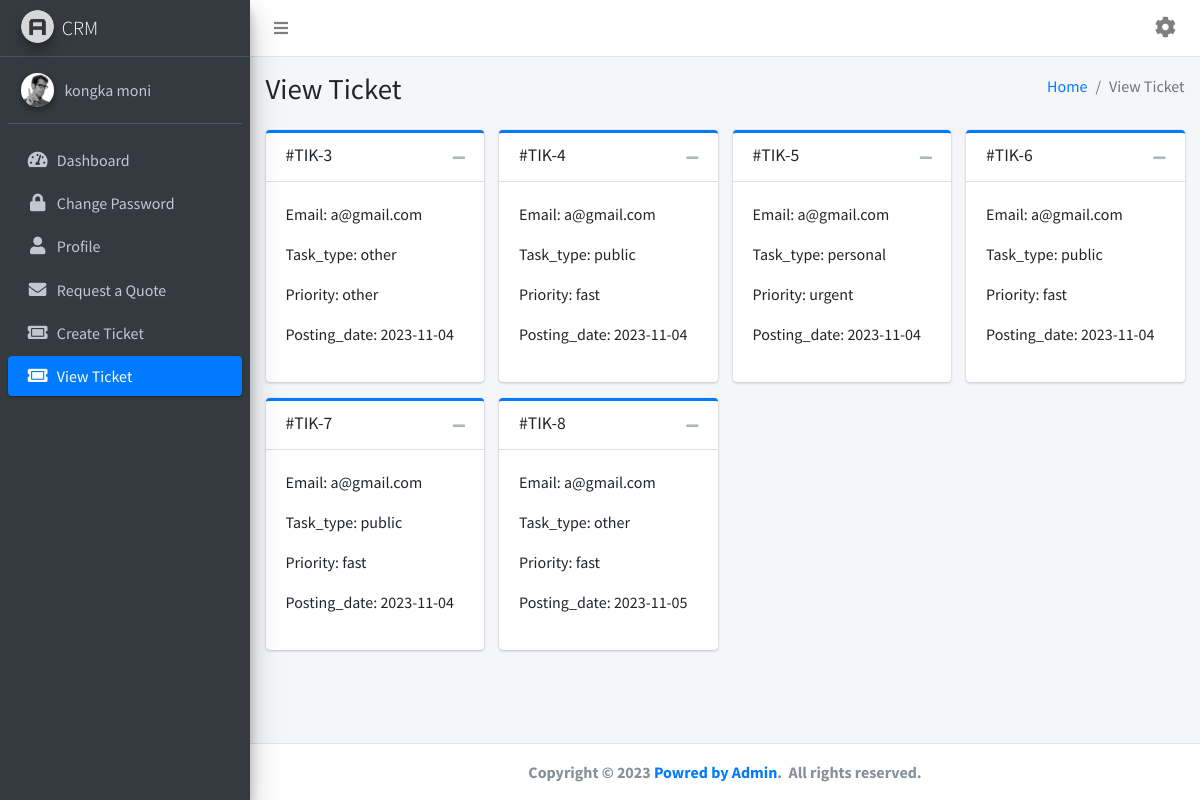
The page /view/user/view_ticket.php (signed in) on the database its author committed.
### tables this page shows
CREATE TABLE `user` (
  `id` int(11) NOT NULL,
  `name` varchar(255) NOT NULL,
  `email` varchar(255) NOT NULL,
  `password` varchar(255) NOT NULL,
  `mobile` varchar(255) NOT NULL,
  `gender` varchar(255) NOT NULL,
  `address` varchar(255) NOT NULL,
  `status` int(10) NOT NULL
);

CREATE TABLE `ticket` (
  `id` int(11) NOT NULL,
  `email` varchar(255) NOT NULL,
  `subject` varchar(255) NOT NULL,
  `task_type` varchar(255) NOT NULL,
  `priority` varchar(255) NOT NULL,
  `status` varchar(255) NOT NULL,
  `admin_remark` varchar(255) NOT NULL,
  `posting_date` varchar(255) NOT NULL DEFAULT current_timestamp(),
  `admin_remark_date` timestamp NOT NULL DEFAULT current_timestamp() ON UPDATE current_timestamp()
);

### view/user/view_ticket.php (the view, shortened to what this page needs)
<?php
$pageTitle = "View  Ticket";
?>
<section class="content">
  <div class="container-fluid">
  <div class="row">
<?php
require_once "../../config/connection.php";
$select_ticket_query = "SELECT * FROM `ticket`";
$select_ticket_query_run = mysqli_query($con, $select_ticket_query);
while($row = mysqli_fetch_assoc($select_ticket_query_run)){
?>
      <div class="col-md-3">
        <div class="card card-outline card-primary">
          <div class="card-header">
            <h3 class="card-title">#TIK-<?=$row['id'] ?></h3>
            <div class="card-tools">
              <button type="button" class="btn btn-tool" data-card-widget="collapse">
                <i class="fas fa-minus"></i>
              </button>
            </div>
          </div>
          <div class="card-body">
            <p>Email: <?=$row['email'] ?></p>
            <p>Task_type: <?=$row['task_type'] ?></p>
            <p>Priority: <?=$row['priority'] ?></p>
            <p>Posting_date: <?=$row['posting_date'] ?></p>
          </div>
        </div>
      </div>
       <?php  } ?>
       </div>
  </div>
</section>
      <?php
$content = ob_get_clean();
require_once "master.php";
?>

### view/user/master.php (shortened to what this page needs)
<div class="wrapper">
        <?php require_once "../includes/user/navbar.php" ?>
        <?php require_once "../includes/user/asidebar.php" ?>
        <div class="content-wrapper">
        <?php require_once "../includes/breadcrumb.php" ?>
            <?= $content; ?>
        </div>
    </div>
<?php
$main = ob_get_clean();
require_once "../layout.php";
?>

### view/includes/user/navbar.php (shortened to what this page needs)
<nav class="main-header navbar navbar-expand navbar-white navbar-light">
  <ul class="navbar-nav">
    <li class="nav-item">
      <a class="nav-link" data-widget="pushmenu" href="#" role="button"><i class="fas fa-bars"></i></a>
    </li>
  </ul>
  <ul class="navbar-nav ml-auto">
    <li class="nav-item dropdown">
      <a class="nav-link" data-toggle="dropdown" href="#">
        <i class="fas fa-cog fa-lg"></i>
      </a>
    </li>
  </ul>
</nav>

### view/includes/user/asidebar.php (shortened to what this page needs)
<?php
$user_email =  $_SESSION['user_email'] ;
require_once "../../config/connection.php";
$select_userdata_query = "SELECT * FROM `user` WHERE `email` = '$user_email'";
$select_userdata_query_run = mysqli_query($con, $select_userdata_query);
$row = mysqli_fetch_assoc($select_userdata_query_run);
?>
 <aside class="main-sidebar sidebar-dark-primary elevation-4">
      <a href="dashboard.php" class="brand-link">
        <img src="../../assets/dist/img/AdminLTELogo.png" alt="AdminLTE Logo" class="brand-image img-circle elevation-3" style="opacity: .8">
        <span class="brand-text font-weight-light">CRM</span>
      </a>
      <div class="sidebar">
        <div class="user-panel mt-3 pb-3 mb-3 d-flex">
          <div class="image">
            <img src="../../assets/dist/img/user2-160x160.jpg" class="img-circle elevation-2" alt="User Image">
          </div>
          <div class="info">
            <a href="#" class="d-block"><?=$row['name'] ?></a>
          </div>
        </div>
        <nav class="mt-2">
          <ul class="nav nav-pills nav-sidebar flex-column" data-widget="treeview" role="menu" data-accordion="false">
            <li class="nav-item">
              <a href="dashboard.php" class="nav-link <?= activeMenu('dashboard.php') ?>">
                <i class="nav-icon fas fa-tachometer-alt"></i>
                <p>
                  Dashboard
                </p>
              </a>
            </li>
            <li class="nav-item">
              <a href="change_password.php" class="nav-link <?= activeMenu('change_password.php') ?>">
                <i class="nav-icon fas fa-lock"></i>
                <p>
                  Change Password
                </p>
              </a>
            </li>
            <li class="nav-item">
              <a href="profile.php" class="nav-link <?= activeMenu('profile.php') ?>">
                <i class="nav-icon fas fa-user"></i>
                <p>
                  Profile
                </p>
              </a>
            </li>
            <li class="nav-item">
              <a href="request_quote.php" class="nav-link <?= activeMenu('request_quote.php') ?>">
                <i class="nav-icon fas fa-envelope"></i>
                <p>
                 Request a Quote
                </p>
              </a>
            </li>
            <li class="nav-item">
              <a href="create_ticket.php" class="nav-link <?= activeMenu('create_ticket.php') ?>">
                <i class="nav-icon fas fa-ticket-alt"></i>
                <p>
                 Create Ticket
                </p>
              </a>
            </li>
            <li class="nav-item">
              <a href="view_ticket.php" class="nav-link <?= activeMenu('view_ticket.php') ?>">
                <i class="nav-icon fas fa-ticket-alt"></i>
                <p>
                  View Ticket
                </p>
              </a>
            </li>
          </ul>
        </nav>
      </div>
    </aside>
<?php
function activeMenu($parameater){
  $urlParts = explode('/', $_SERVER['PHP_SELF']);
  $currentPage = end($urlParts);
  if ($parameater == $currentPage) {
      return "active";
  }
}
?>

### view/includes/breadcrumb.php
<div class="content-header">
    <div class="container-fluid">
        <div class="row mb-2">
            <div class="col-sm-6">
                <h1 class="m-0"><?= $pageTitle; ?></h1>
            </div>
            <div class="col-sm-6">
                <ol class="breadcrumb float-sm-right">
                    <li class="breadcrumb-item"><a href="dashboard.php">Home</a></li>
                    <li class="breadcrumb-item active"><?= $pageTitle; ?> </li>
                </ol>
            </div>
        </div>
    </div>
</div>

### view/layout.php (shortened to what this page needs)
<!DOCTYPE html>
<html lang="en">
<head>
    <?php require_once "../includes/css/css.php"?>
<body class="hold-transition sidebar-mini layout-fixed">
    <?= $main ;?>
<?php require_once "../includes/footer.php" ?>
</body>
</html>

### view/includes/css/css.php (shortened to what this page needs)
<link href="https://cdn.jsdelivr.net/npm/bootstrap@5.2.3/dist/css/bootstrap.min.css" rel="stylesheet">
   <link rel="stylesheet" href="../../assets/plugins/fontawesome-free/css/all.min.css">
  <link rel="stylesheet" href="../../assets/plugins/daterangepicker/daterangepicker.css">
  <link rel="stylesheet" href="../../assets/dist/css/adminlte.min.css">
  <link rel="stylesheet" href="https://cdn.jsdelivr.net/npm/sweetalert2@10">
</head>

### view/includes/footer.php (shortened to what this page needs)
<footer class="main-footer d-flex justify-content-between align-items-center">
    <div class="row mx-auto">
      <strong>Copyright &copy;
        <a href="https://adminlte.io">Powred by Admin</a>.
        &nbsp;All rights reserved.
      </strong>
    </div>
  </footer>

### rows shown on the page
user: name "kongka moni"
ticket: id "3", email "a@gmail.com", task_type "other", priority "other", posting_date "2023-11-04"
ticket: id "4", email "a@gmail.com", task_type "public", priority "fast", posting_date "2023-11-04"
ticket: id "5", email "a@gmail.com", task_type "personal", priority "urgent", posting_date "2023-11-04"
ticket: id "6", email "a@gmail.com", task_type "public", priority "fast", posting_date "2023-11-04"
ticket: id "7", email "a@gmail.com", task_type "public", priority "fast", posting_date "2023-11-04"
ticket: id "8", email "a@gmail.com", task_type "other", priority "fast", posting_date "2023-11-05"

### other values the page prints
$pageTitle "View Ticket"
